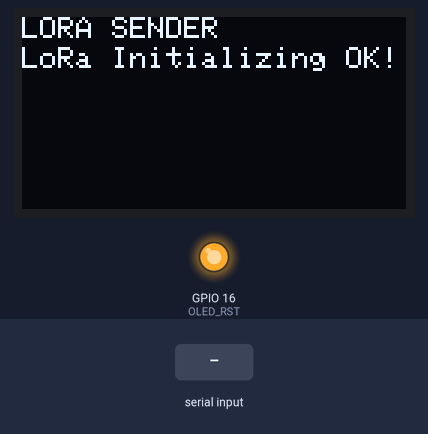
This sketch was run on a simulated ESP32. Parts: 128×64 one-colour display, output pins drawn as LEDs (lit = HIGH). The test bench sets the inputs (shaded band). No radio packets arrive unless stated; what the sketch prints to the serial monitor is not drawn.

Above: at 3.3 s.
3.4 s: "1\n" received over Serial
At 4.0 s:
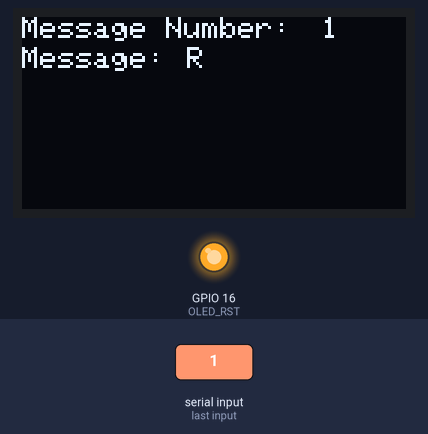
4.9 s: "0\n" received over Serial
At 6.1 s:
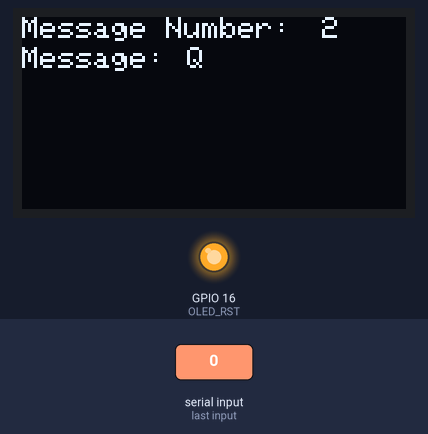
6.4 s: "2\n" received over Serial
At 7.5 s:
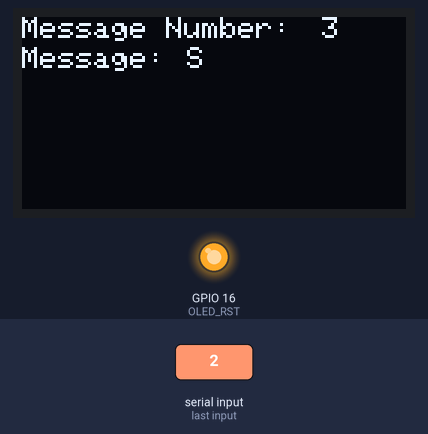
7.9 s: "1\n" received over Serial
At 8.7 s:
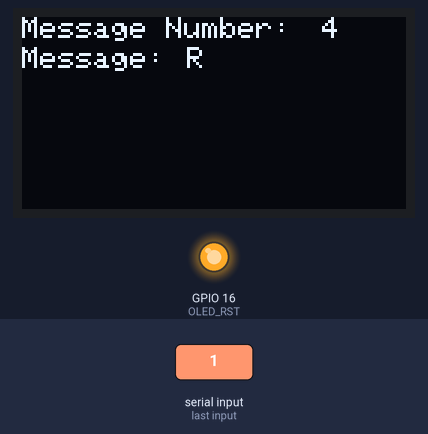
9.4 s: "2\n" received over Serial
At 9.8 s:
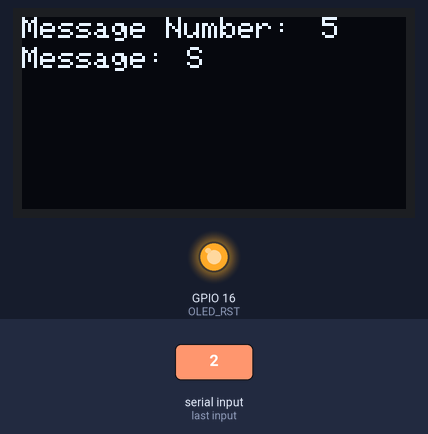
10.9 s: "0\n" received over Serial
At 12.2 s:
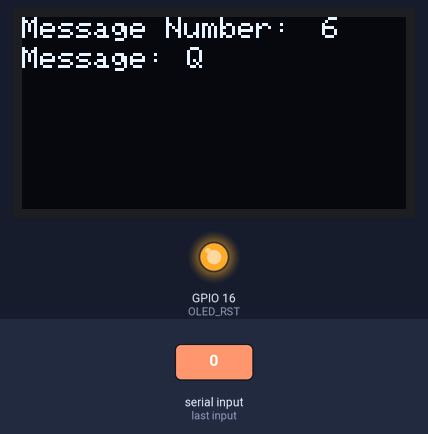
Timing chart, 0 to 13.4 s (numbered marks = the images above; inputs shaded):
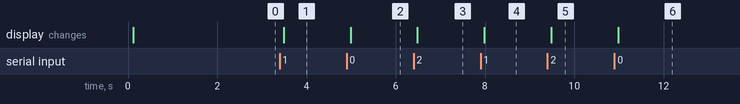

Measured:
- after the input at 3.4 s, the display: changes after 0.09 s (image 1)
- after the input at 4.9 s, the display: changes after 0.09 s (image 2)
- after the input at 6.4 s, the display: changes after 0.09 s (image 3)
- after the input at 7.9 s, the display: changes after 0.09 s (image 4)
- after the input at 9.4 s, the display: changes after 0.09 s (image 5)
- after the input at 10.9 s, the display: changes after 0.09 s (image 6)

The sketch:

LoRa_Rover.ino
```cpp
//Libraries for LoRa
#include <SPI.h>
#include <LoRa.h>

//Libraries for OLED Display
#include <Wire.h>
#include <Adafruit_GFX.h>
#include <Adafruit_SSD1306.h>

//define the pins used by the LoRa transceiver module
#define SCK 5
#define MISO 19
#define MOSI 27
#define SS 18
#define RST 14
#define DIO0 26

//433E6 for Asia
//866E6 for Europe
//915E6 for North America
#define BAND 915E6

//OLED pins
#define OLED_SDA 21
#define OLED_SCL 22
#define OLED_RST 16
#define SCREEN_WIDTH 128 // OLED display width, in pixels
#define SCREEN_HEIGHT 64 // OLED display height, in pixels


//packet counter
int counter = 0;
String message;
String outgoing;
byte localAddress = 0xcc;     // address of this device
byte destination = 0xFF;      // destination to send to
int key =1;
Adafruit_SSD1306 display(SCREEN_WIDTH, SCREEN_HEIGHT, &Wire, OLED_RST);

void setup() {

  //initialize Serial Monitor

  Serial.begin(115200);

  //reset OLED display via software

  pinMode(OLED_RST, OUTPUT);
  digitalWrite(OLED_RST, LOW);
  delay(20);
  digitalWrite(OLED_RST, HIGH);


  //initialize OLED

  Wire.begin(OLED_SDA, OLED_SCL);

  if(!display.begin(SSD1306_SWITCHCAPVCC, 0x3c, false, false)) { // Address 0x3C for 128x32
    Serial.println(F("SSD1306 allocation failed"));
    for(;;); // Don't proceed, loop forever
  }


  display.clearDisplay();
  display.setTextColor(WHITE);
  display.setTextSize(1);
  display.setCursor(0,0);
  display.print("LORA SENDER ");
  display.display();


  Serial.println("LoRa Sender Test");


  //SPI LoRa pins

  SPI.begin(SCK, MISO, MOSI, SS);

  //setup LoRa transceiver module

  LoRa.setPins(SS, RST, DIO0);


  if (!LoRa.begin(BAND)) {

    Serial.println("Starting LoRa failed!");

    while (1);

  }

  LoRa.setSyncWord(0xAA);
  Serial.println("LoRa Initializing OK!");
  display.setCursor(0,10);
  display.print("LoRa Initializing OK!");
  display.display();
  delay(2000);

}


void loop() {
  if(Serial.available()>0)
  {
    Serial.print("Sending packet: ");
    Serial.println(counter);
    message = Serial.readStringUntil('\n');

  //Send LoRa packet to receiver

    Serial.print("Message: ");
    Serial.println(message);

    String result = message;
  int transformed_index, char_index, char_ascii;
  for(int i = 0; i < message.length(); i++) {
    char_ascii = (int) message[i];
    char_index = (int) char_ascii % 32;

    if(char_ascii != 32) {
      transformed_index = (char_index + key) % 26;
      transformed_index = transformed_index % 26 == 0 ? 26 : transformed_index;
      transformed_index += 96;
      if(char_ascii < 96) transformed_index -= 32;
    } else
      transformed_index = char_ascii;
      result[i] = transformed_index;
  }


    sendMessage(result);
    Serial.println("Sending " + result);
    display.clearDisplay();
    display.setCursor(0,0);
    display.setTextSize(1);
    display.print("Message Number:");
    display.setCursor(100,0);
    display.print(counter);
    display.setCursor(0,10);
    display.print("Message:");
    display.setCursor(55,10);
    display.print(result);
    display.display();
  }

  onReceive(LoRa.parsePacket());

}

void sendMessage(String outgoing) {
  LoRa.beginPacket();                   // start packet
  LoRa.write(destination);              // add destination address
  LoRa.write(localAddress);             // add sender address
  LoRa.write(counter);                 // add message ID
  LoRa.write(outgoing.length());        // add payload length
  LoRa.print(outgoing);                 // add payload
  LoRa.endPacket();                     // finish packet and send it
  counter++;                           // increment message ID
}

void onReceive(int packetSize) {
  if (packetSize == 0) return;          // if there's no packet, return

  // read packet header bytes:
  int recipient = LoRa.read();          // recipient address
  byte sender = LoRa.read();            // sender address
  byte incomingMsgId = LoRa.read();     // incoming msg ID
  byte incomingLength = LoRa.read();    // incoming msg length

  String incoming = "";

  while (LoRa.available()) {
    incoming += (char)LoRa.read();
  }

  if (incomingLength != incoming.length()) {   // check length for error
    Serial.println("error: message length does not match length");
    return;                             // skip rest of function
  }

  // if the recipient isn't this device or broadcast,
  if (recipient != localAddress && recipient != 0xFF) {
    Serial.println("This message is not for me.");
    return;                             // skip rest of function
  }

  // if message is for this device, or broadcast, print details:
  Serial.println("Received from: 0x" + String(sender, HEX));
  Serial.println("Sent to: 0x" + String(recipient, HEX));
  Serial.println("Message ID: " + String(incomingMsgId));
  Serial.println("Message length: " + String(incomingLength));
  Serial.println("Message: " + incoming);
  Serial.println("RSSI: " + String(LoRa.packetRssi()));
  Serial.println("Snr: " + String(LoRa.packetSnr()));
  Serial.println();

    String result = incoming;
  int transformed_index, char_index, char_ascii;
  for(int i = 0; i < incoming.length(); i++) {
    char_ascii = (int) incoming[i];
    char_index = (int) char_ascii % 32;

    if(char_ascii != 32) {
      transformed_index = (char_index - key) % 26;
      transformed_index = transformed_index % 26 == 0 ? 26 : transformed_index;
      transformed_index += 96;
      if(char_ascii < 96) transformed_index -= 32;
    } else
      transformed_index = char_ascii;
      result[i] = transformed_index;
  }
    display.clearDisplay();
    display.setCursor(0,30);
    display.setTextSize(1);
    display.print("Message: " + result);
    display.setCursor(0,40);
    display.print("Received from: 0x" + String(sender, HEX));

    display.display();

}
```
